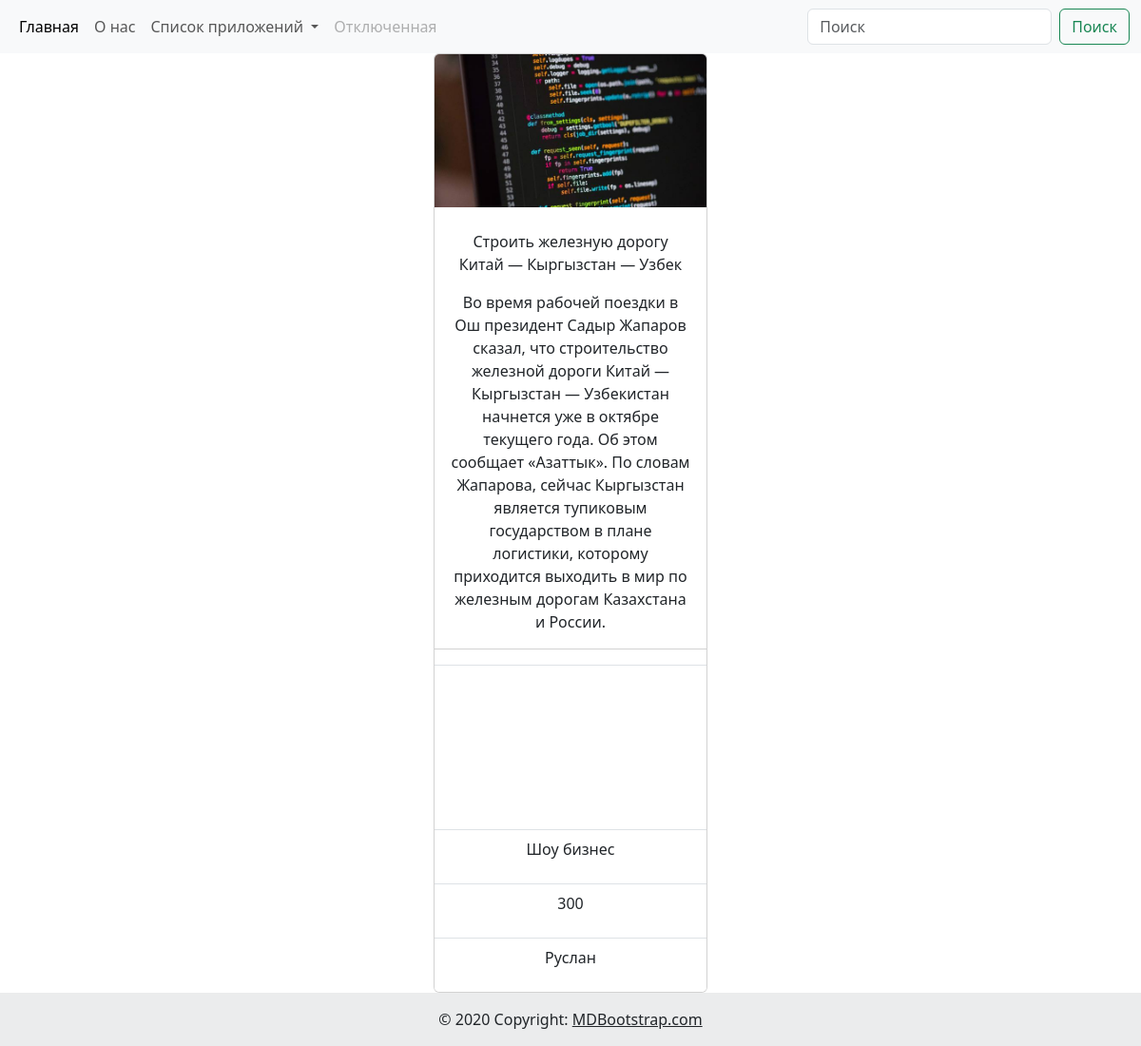
Screenshot of /news/2/ with the database file from the repository.
### blog/models.py (models this page shows, shortened)
class PostNews(models.Model):
    CATEGORY_NEWS = (
        ("Спорт", "Спорт"),
        ("Бизнес", "Бизнес"),
        ("Шоу бизнес", "Шоу бизнес"),
        ("Мир", "Мир"),
    )
    title = models.CharField(
        max_length=50, verbose_name="Напишите название новости", null=True
    )
    image = models.ImageField(
        upload_to="images/", verbose_name="Загрузите фото", blank=True
    )
    description = models.TextField(verbose_name="Напишите новость")
    music = models.FileField(
        upload_to="audio/", verbose_name="Загрузите песню", blank=True
    )
    video = models.URLField(verbose_name="Укажите видео ссылку")
    category_news = models.CharField(
        max_length=100, choices=CATEGORY_NEWS, verbose_name="Выберите категорию"
    )
    time_news = models.PositiveIntegerField(verbose_name="Укажите время новости")
    author = models.CharField(max_length=100, verbose_name="Укажите автора", null=True)
    created_at = models.DateTimeField(auto_now_add=True)
    class Meta:
        verbose_name = "новость"
        verbose_name_plural = "список новостей"

### blog/views.py (the view)
# urls.py: path("news/<int:id>/", post_news_detail_view, name="news_detail"),
def post_news_detail_view(request, id):
    if request.method == "GET":
        post_id = get_object_or_404(PostNews, id=id)
        return render(
            request, template_name="post_detail.html", context={"post_id": post_id}
        )

### templates/post_detail.html (shortened to what this page needs)
{% include 'header.html' %}
<center>
<div class="card" style="width: 18rem;">
  <img src="{{ post_id.image.url }}" class="card-img-top" alt="...">
  <div class="card-body">
    <p class="card-text">{{ post_id.title }}</p>
    <p class="card-text">{{ post_id.description }}</p>
  </div>
  <ul class="list-group list-group-flush">
    <li class="list-group-item">
</li>
    <li class="list-group-item"><iframe src="{{ post_id.video }}" frameborder="0"></iframe></li>
    <li class="list-group-item"><p>{{ post_id.category_news }}</p></li>
    <li class="list-group-item"><p>{{ post_id.time_news }}</p></li>
    <li class="list-group-item"><p>{{ post_id.author }}</p></li>
  </ul>
</div>
</center>
{% include 'footer.html' %}

### rows the page displays
PostNews: image (picture), title "Строить железную дорогу Китай — Кыргызстан — Узбек", description "Во время рабочей поездки в Ош президент Садыр Жапаров сказал, что строительство железной дороги Китай — Кыргызстан — Узбекистан начнется уже в октябре текущего года. Об этом сообщает «Азаттык». По словам Жапарова, сейчас Кыргызстан является тупиковым государством в плане логистики, которому приходится выходить в мир по железным дорогам Казахстана и России.", category_news "Шоу бизнес", time_news "300", author "Руслан"
